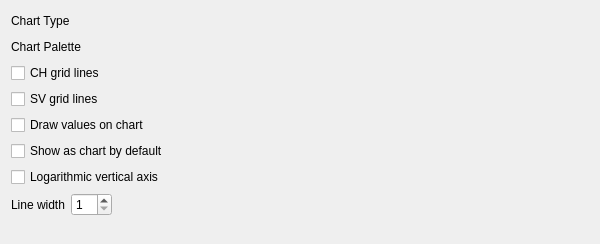
<?xml version="1.0" encoding="UTF-8"?>
<ui version="4.0">
 <class>ReportTabChart</class>
 <widget class="QWidget" name="ReportTabChart">
  <property name="geometry">
   <rect>
    <x>0</x>
    <y>0</y>
    <width>600</width>
    <height>244</height>
   </rect>
  </property>
  <property name="windowTitle">
   <string>Chart Tab</string>
  </property>
  <property name="toolTip">
   <string/>
  </property>
  <property name="whatsThis">
   <string>&lt;p&gt;On this tab, you configure the chart drawn for this report.&lt;/p&gt;</string>
  </property>
  <layout class="QVBoxLayout">
   <item>
    <layout class="QHBoxLayout">
     <item>
      <widget class="QLabel" name="textLabel1">
       <property name="sizePolicy">
        <sizepolicy hsizetype="Preferred" vsizetype="Preferred">
         <horstretch>0</horstretch>
         <verstretch>0</verstretch>
        </sizepolicy>
       </property>
       <property name="toolTip">
        <string>&lt;p&gt;Select what form you would like the chart to be drawn as.&lt;/p&gt;</string>
       </property>
       <property name="text">
        <string>Chart Type</string>
       </property>
       <property name="wordWrap">
        <bool>false</bool>
       </property>
      </widget>
     </item>
     <item>
      <widget class="KMyMoneyGeneralCombo" name="m_comboType" native="true"/>
     </item>
     <item>
      <spacer name="spacer1">
       <property name="orientation">
        <enum>Qt::Horizontal</enum>
       </property>
       <property name="sizeType">
        <enum>QSizePolicy::Expanding</enum>
       </property>
       <property name="sizeHint" stdset="0">
        <size>
         <width>121</width>
         <height>20</height>
        </size>
       </property>
      </spacer>
     </item>
    </layout>
   </item>
   <item>
    <layout class="QHBoxLayout" name="_2">
     <item>
      <widget class="QLabel" name="textLabel1_2">
       <property name="sizePolicy">
        <sizepolicy hsizetype="Preferred" vsizetype="Preferred">
         <horstretch>0</horstretch>
         <verstretch>0</verstretch>
        </sizepolicy>
       </property>
       <property name="toolTip">
        <string>&lt;p&gt;Select what form you would like the chart to be drawn as.&lt;/p&gt;</string>
       </property>
       <property name="text">
        <string>Chart Palette</string>
       </property>
       <property name="wordWrap">
        <bool>false</bool>
       </property>
      </widget>
     </item>
     <item>
      <widget class="KMyMoneyGeneralCombo" name="m_comboPalette" native="true"/>
     </item>
     <item>
      <spacer name="spacer1_2">
       <property name="orientation">
        <enum>Qt::Horizontal</enum>
       </property>
       <property name="sizeType">
        <enum>QSizePolicy::Expanding</enum>
       </property>
       <property name="sizeHint" stdset="0">
        <size>
         <width>121</width>
         <height>20</height>
        </size>
       </property>
      </spacer>
     </item>
    </layout>
   </item>
   <item>
    <layout class="QGridLayout" name="gridLayout">
     <item row="2" column="0">
      <widget class="QCheckBox" name="m_checkValues">
       <property name="toolTip">
        <string>&lt;p&gt;Select this option to draw the numeric values for data points next to their plot location.&lt;/p&gt;</string>
       </property>
       <property name="text">
        <string>Draw values on chart</string>
       </property>
      </widget>
     </item>
     <item row="3" column="0">
      <widget class="QCheckBox" name="m_checkShowChart">
       <property name="toolTip">
        <string>&lt;p&gt;Select this option to cause the report to be shown as a chart when you first open the report.  Otherwise, it will come up as a text report.&lt;/p&gt;</string>
       </property>
       <property name="text">
        <string>Show as chart by default</string>
       </property>
      </widget>
     </item>
     <item row="1" column="0">
      <widget class="QCheckBox" name="m_checkSVGridLines">
       <property name="text">
        <string notr="true">SV grid lines</string>
       </property>
      </widget>
     </item>
     <item row="0" column="0">
      <widget class="QCheckBox" name="m_checkCHGridLines">
       <property name="toolTip">
        <string>&lt;p&gt;Select this option to show horizontal and vertical grid lines on the chart.&lt;/p&gt;</string>
       </property>
       <property name="text">
        <string notr="true">CH grid lines</string>
       </property>
      </widget>
     </item>
     <item row="4" column="0">
      <widget class="QCheckBox" name="m_logYaxis">
       <property name="text">
        <string>Logarithmic vertical axis</string>
       </property>
      </widget>
     </item>
    </layout>
   </item>
   <item>
    <layout class="QHBoxLayout">
     <item>
      <widget class="QLabel" name="textLabel6">
       <property name="sizePolicy">
        <sizepolicy hsizetype="Preferred" vsizetype="Preferred">
         <horstretch>0</horstretch>
         <verstretch>0</verstretch>
        </sizepolicy>
       </property>
       <property name="toolTip">
        <string>&lt;p&gt;Select what width should be used to draw the line on the chart&lt;/p&gt;</string>
       </property>
       <property name="text">
        <string>Line width</string>
       </property>
       <property name="wordWrap">
        <bool>false</bool>
       </property>
      </widget>
     </item>
     <item>
      <widget class="QSpinBox" name="m_lineWidth">
       <property name="minimum">
        <number>1</number>
       </property>
       <property name="maximum">
        <number>10</number>
       </property>
      </widget>
     </item>
     <item>
      <spacer name="spacer2">
       <property name="orientation">
        <enum>Qt::Horizontal</enum>
       </property>
       <property name="sizeType">
        <enum>QSizePolicy::Expanding</enum>
       </property>
       <property name="sizeHint" stdset="0">
        <size>
         <width>121</width>
         <height>20</height>
        </size>
       </property>
      </spacer>
     </item>
    </layout>
   </item>
   <item>
    <spacer name="spacer15">
     <property name="orientation">
      <enum>Qt::Vertical</enum>
     </property>
     <property name="sizeType">
      <enum>QSizePolicy::Expanding</enum>
     </property>
     <property name="sizeHint" stdset="0">
      <size>
       <width>20</width>
       <height>20</height>
      </size>
     </property>
    </spacer>
   </item>
  </layout>
 </widget>
 <layoutdefault spacing="6" margin="11"/>
 <customwidgets>
  <customwidget>
   <class>KMyMoneyGeneralCombo</class>
   <extends>QWidget</extends>
   <header>kmymoneygeneralcombo.h</header>
   <container>1</container>
  </customwidget>
 </customwidgets>
 <tabstops>
  <tabstop>m_checkCHGridLines</tabstop>
  <tabstop>m_checkSVGridLines</tabstop>
  <tabstop>m_checkValues</tabstop>
  <tabstop>m_checkShowChart</tabstop>
  <tabstop>m_logYaxis</tabstop>
  <tabstop>m_lineWidth</tabstop>
 </tabstops>
 <resources/>
 <connections/>
</ui>
